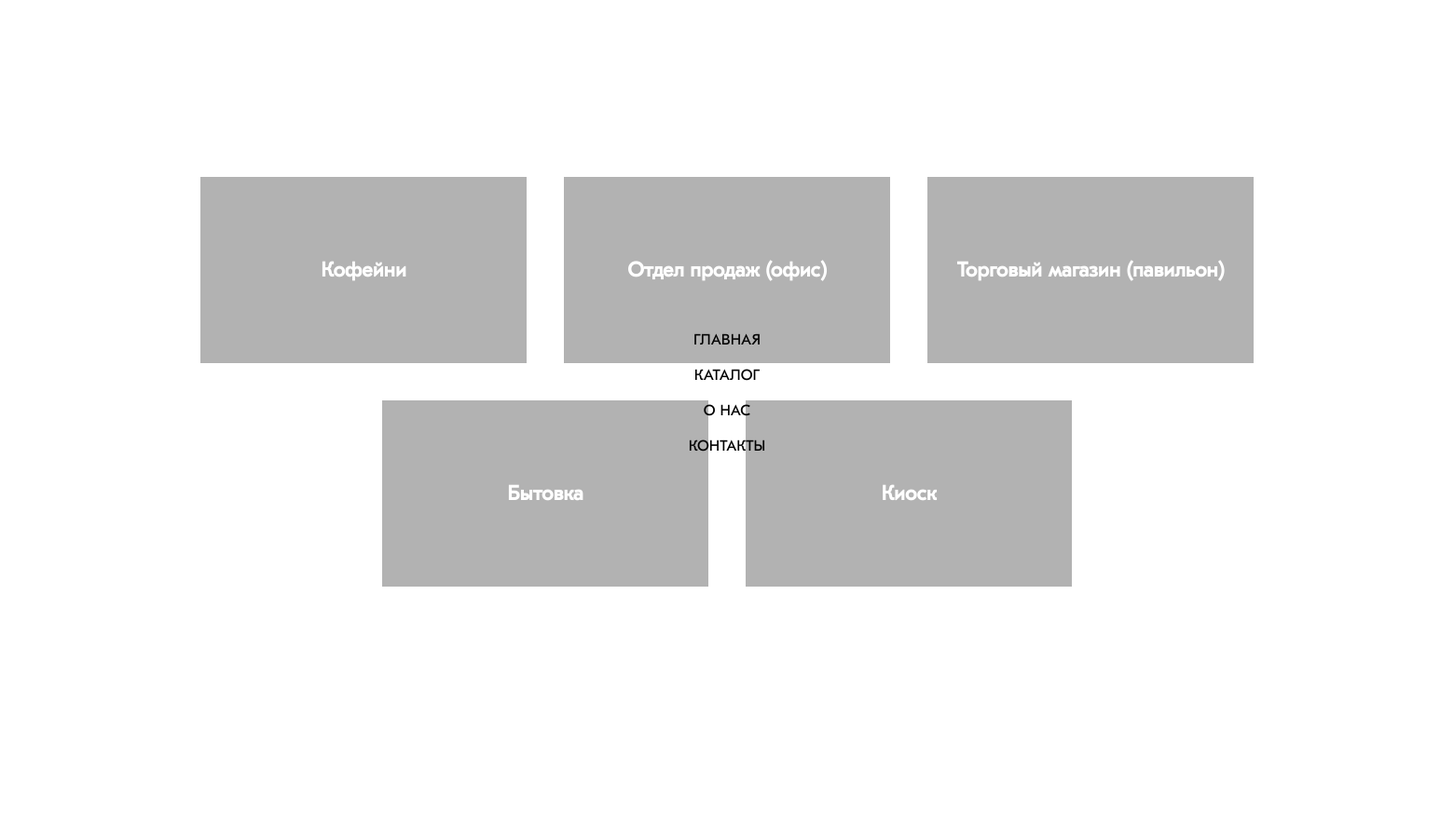
The app's page / (middle part), older data.
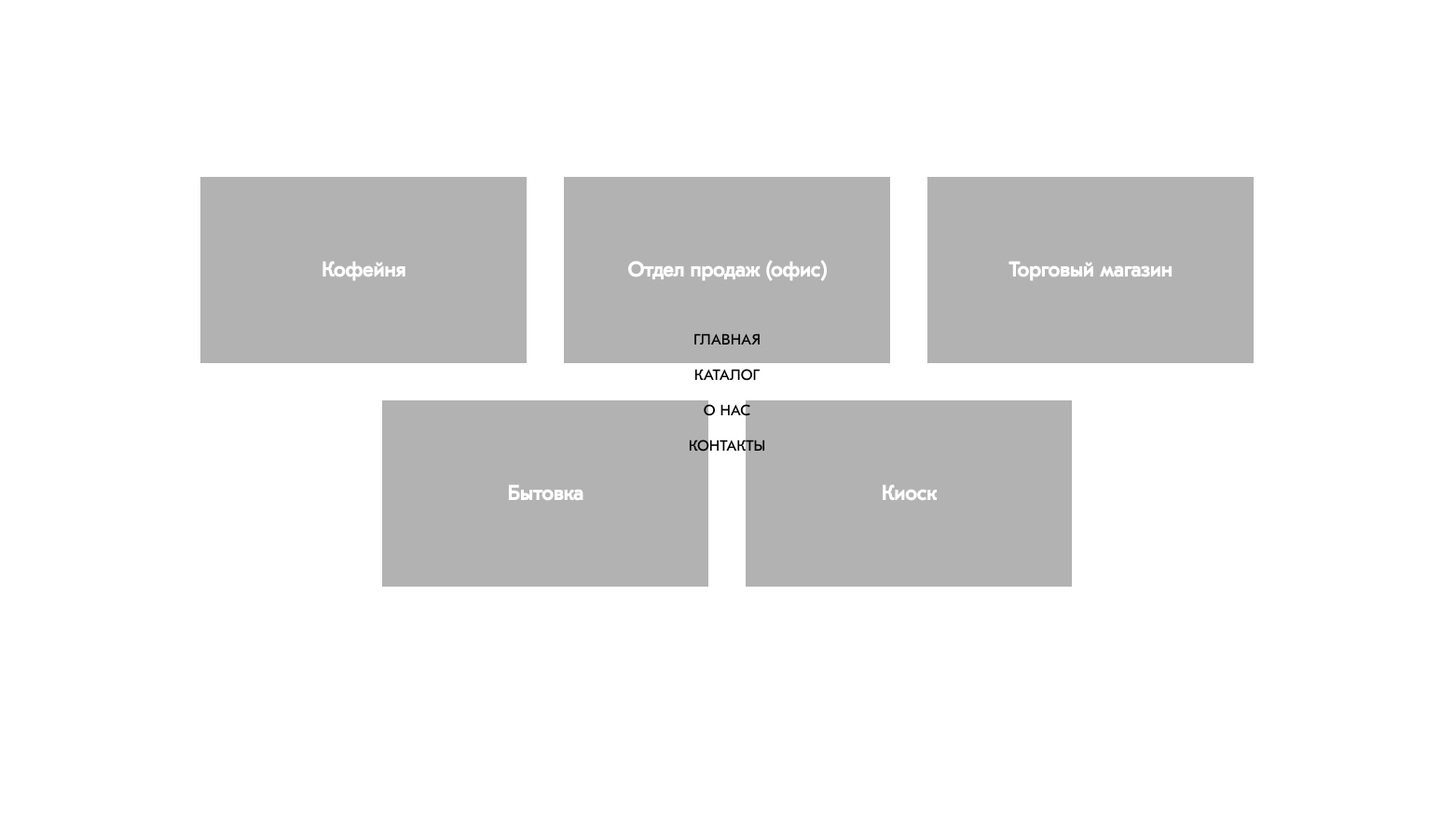
The same page, newer data.
### products/models.py (models this page shows, shortened)
class Category(models.Model):
    name = models.CharField(default='', max_length = 200)
    imgurl = models.ImageField(upload_to='static/images', blank = True, null = True)

### products/views.py (the view)
# urls.py: path('', views.index, name = "index"),
def index(request):
    items = Item.objects.all()
    categories = Category.objects.all()
    return render(request, 'products/index.html', {
        'items': items,
        'categories': categories,
    })

### products/templatetags/extras.py (called while the page is built)
@register.simple_tag
def get_first_image(item):
    return item.itemimage_set.all()[0]

@register.simple_tag
def modify_imgurl(imgurl):
    imgurl = imgurl.split('/')[-1]
    imgurl = '/static/images/products/' + imgurl
    return imgurl

### templates/products/index.html (shortened to what this page needs)
{% extends './base.html' %}
{% block content %}
    {% include './blocks/category_blocks.html' %}
    {% include './blocks/item_slider.html' %}
{% endblock content %}

### templates/products/blocks/category_blocks.html (shortened to what this page needs)
{% load static %}
{% load extras %}
<div class="category__blocks">
    <div class="category__blocks__title" id="catalog">
    <span>
        </span>
    </div>
    <div class="category__blocks__items">
        {% for category in categories  %}
         <a class="category__blocks__item"
         href="{% url 'products:category' category.id %}">
         <div class="category__blocks__item__darken">
         </div>
            <span>
                {{ category.name }}
            </span>
        </a>
        {% endfor %}
    </div>
</div>

Row changes from the older to the newer data that the page shows:
changed Category: name "Кофейни" → "Кофейня"
changed Category: name "Торговый магазин (павильон)" → "Торговый магазин"
